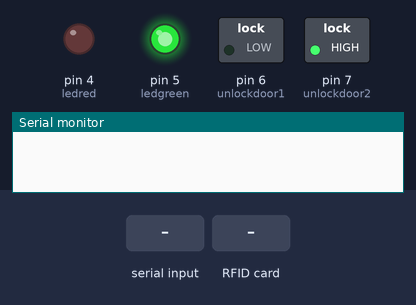
A sketch run on a simulated Arduino Uno, built with avr-gcc and run on an emulated ATmega328P. Shown: switched loads named in the sketch (green lamp = pin HIGH), output pins drawn as LEDs (lit = HIGH), the last lines printed to the serial monitor. The inputs (shaded band) are chosen by the test bench. Pins used as bus, display or sensor lines are not drawn.

Above: at 1.2 s.
1.3 s: "c" received over the second serial link
At 5.8 s:
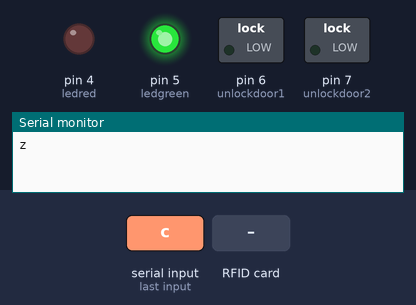
11.6 s: RFID card 5E 7A 19 C4 held to the reader
At 15.5 s:
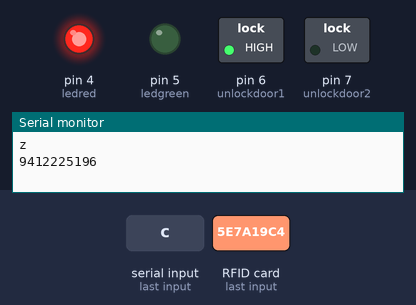
16.6 s: "a" received over the second serial link
At 17.2 s:
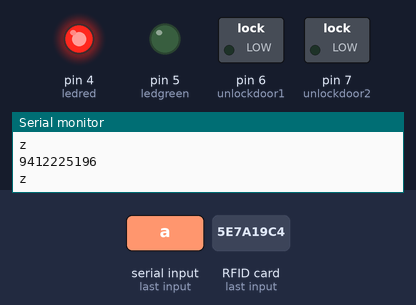
21.6 s: "d" received over the second serial link
At 22.7 s:
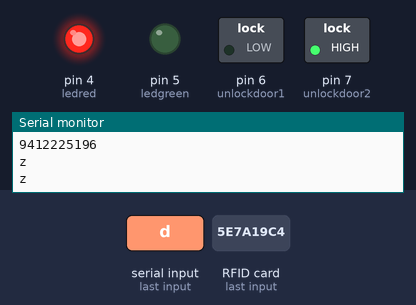
26.6 s: "b" received over the second serial link
At 27.2 s:
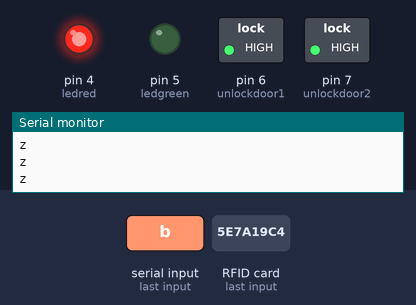
Timing chart, 0 to 29.6 s (numbered marks = the images above; inputs shaded):
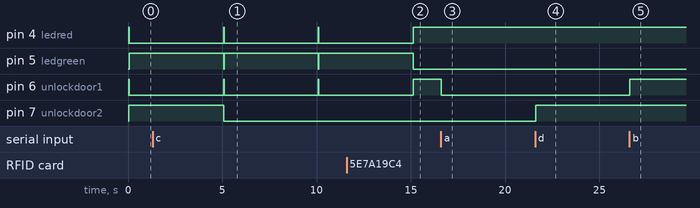

The sketch:

coding_full_Portable-security-lock.ino
```cpp
#include <SPI.h>
#include <MFRC522.h>
constexpr uint8_t RST_PIN = 9;     // Configurable, see typical pin layout above
constexpr uint8_t SS_PIN = 10;     // Configurable, see typical pin layout above
MFRC522 rfid(SS_PIN, RST_PIN); // Instance of the class
MFRC522::MIFARE_Key key;
String tag;
int unlockdoor1 = 6;
int unlockdoor2 = 7;
char data;

int ledred = 4;
int ledgreen = 5;

#include <SoftwareSerial.h>
SoftwareSerial mySerial(2, 3); // RX, TX

void setup() {
  Serial.begin(9600);
  mySerial.begin(9600);
  SPI.begin(); // Init SPI bus
  rfid.PCD_Init(); // Init MFRC522
  pinMode(unlockdoor1, OUTPUT);
  pinMode(unlockdoor2, OUTPUT);
  pinMode(ledred, OUTPUT);
  pinMode(ledgreen, OUTPUT);

  digitalWrite(ledred, HIGH);
  digitalWrite(ledgreen, LOW);

  digitalWrite(unlockdoor1, HIGH);
  digitalWrite(unlockdoor2, HIGH);


}

void loop() {

  if(mySerial.available()>0)
   {
      data = mySerial.read();
      switch(data)
      {
        case 'a':
        digitalWrite(unlockdoor1, LOW);
        data = 'z';
        break;

        case 'b':
        digitalWrite(unlockdoor1, HIGH);
        data = 'z';
        break;

        case 'c':
        digitalWrite(unlockdoor2, LOW);
        data = 'z';
        break;

        case 'd':
        digitalWrite(unlockdoor2, HIGH);
        data = 'z';
        break;
      }
      Serial.println(data);
   }

  unlockdoor();

  if (tag == ""){
    digitalWrite(unlockdoor1, LOW);
    digitalWrite(ledred, LOW);
    digitalWrite(ledgreen, HIGH);
    delay(5000);
    digitalWrite(unlockdoor1, HIGH);
    digitalWrite(ledred, HIGH);
    digitalWrite(ledgreen, LOW);
    }

  else if (tag == ""){
    digitalWrite(unlockdoor2, LOW);
    digitalWrite(ledred, LOW);
    digitalWrite(ledgreen, HIGH);
    delay(5000);
    digitalWrite(unlockdoor2, HIGH);
    digitalWrite(ledred, HIGH);
    digitalWrite(ledgreen, LOW);
    }


}

void unlockdoor(){
  if ( ! rfid.PICC_IsNewCardPresent())
    return;
    if (rfid.PICC_ReadCardSerial()) {
      for (byte i = 0; i < 4; i++) {
        tag += rfid.uid.uidByte[i];
      }
      Serial.println(tag);
    }
  }
```

Measured:
- after the input at 1.3 s, pin 7 (unlockdoor2): HIGH → LOW after 3.8 s
- after the input at 11.6 s, pin 4 (ledred), pin 6 (unlockdoor1): goes on until 15.1 s, then stays HIGH; pin 5 (ledgreen): goes on until 15.1 s, then stays LOW
- after the input at 16.6 s, pin 6 (unlockdoor1): HIGH → LOW at once
- after the input at 21.6 s, pin 7 (unlockdoor2): LOW → HIGH at once
- after the input at 26.6 s, pin 6 (unlockdoor1): LOW → HIGH at once
- by itself, pin 4 (ledred), pin 6 (unlockdoor1): alternates HIGH for 0.03 s and LOW for 5.0 s
- by itself, pin 5 (ledgreen): alternates HIGH for 5.0 s and LOW for 0.03 s
